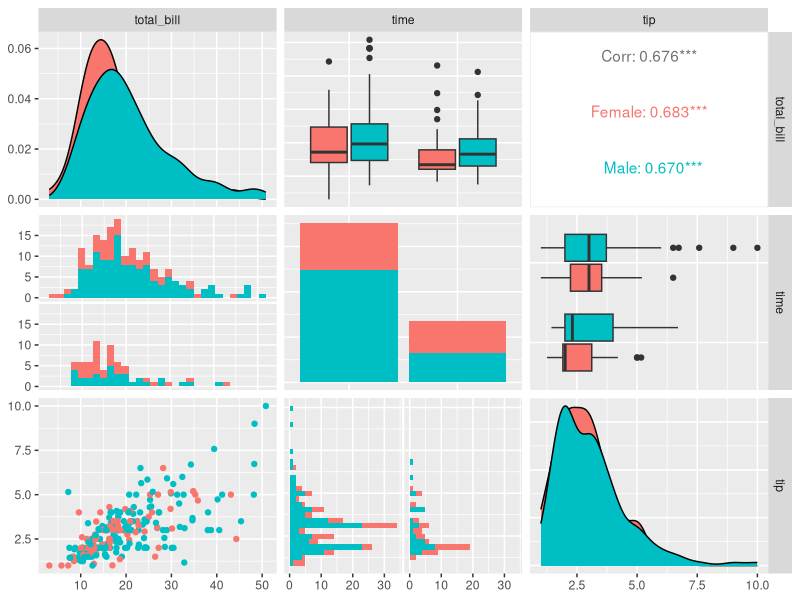
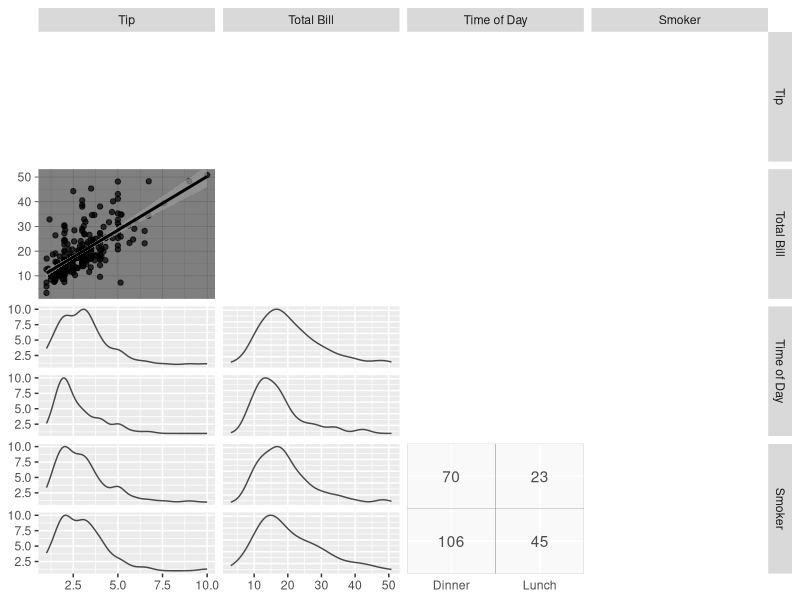

Source code (R) for these figures, in order:
## ---- chunk 1
knitr::opts_chunk$set(echo = TRUE)
options(tidyverse.quiet = TRUE)
## ---- chunk 2
library(tidyverse)
library(GGally)
pm <- ggpairs(tips, mapping = aes(color = sex), columns = c("total_bill", "time", "tip"))
pm

ggpairs |> formals() |> names()

new_tidypivot <- function(){}

formals(new_tidypivot) <- formals(ggpairs)
formals(new_tidypivot)$data <- tips #
formals(new_tidypivot)$upper <- "blank" #
formals(new_tidypivot)$lower <- "blank" #


body(new_tidypivot) <- quote({
  
  pairs_obj <- list(
    data = data,
    mapping = mapping,
    columns = columns,
    title = title,
    upper = upper,
    lower = lower,
    diag = diag, 
    # params = params,
    xlab = xlab,
    ylab = ylab,
    axisLabels = axisLabels,
    # columnLabels = columnLabels,
    labeller = labeller,
    switch = switch,
    showStrips = showStrips,
    legend = legend,
    cardinality_threshold = cardinality_threshold, 
    progress = progress,
    proportions = proportions
    # legends = legends
    # more 'slots' to be added
  )

  # declare class 'tidypivot'
  class(pairs_obj) <- "tidypivot"

  # Return the created object
  invisible(pairs_obj)
  
})
## ---- chunk 3
#' @export
print.tidypivot <- function(pairs_obj){
  
  print(do.call(ggpairs, pairs_obj))
  
  invisible(pairs_obj)
  
}

#' @export
ggpairs_piped <- function(data = NULL){
  
  # thedata <<- data # don't love this
  data <- data %||% data.frame()
  
  pairs_obj <- new_tidypivot()
  
  pairs_obj$data <- data
  
  last_pairs_obj <<- pairs_obj
  
  pairs_obj

}


#' @export
last_ggpairs <- function(){
  
  last_pairs_obj
  
}


set_columns <- function(pairs_obj, columns = NULL){
  pairs_obj$columns <- columns
  last_pairs_obj <<- pairs_obj
  pairs_obj
}

set_mapping <- function(pairs_obj, mapping = NULL){
  pairs_obj$mapping <- mapping
  last_pairs_obj <<- pairs_obj
  pairs_obj
}

set_upper <- function(pairs_obj, upper = formals(ggpairs)$upper){
  pairs_obj$upper <- upper
  last_pairs_obj <<- pairs_obj
  pairs_obj
}

set_lower <- function(pairs_obj, lower = formals(ggpairs)$lower){
  pairs_obj$lower <- lower
  last_pairs_obj <<- pairs_obj
  pairs_obj
}

set_diag <- function(pairs_obj, diag = NULL){
  pairs_obj$diag <- diag
  last_pairs_obj <<- pairs_obj
  pairs_obj
}

set_xlab <- function(pairs_obj, xlab = NULL){
  pairs_obj$xlab <- xlab
  last_pairs_obj <<- pairs_obj
  pairs_obj
}

set_ylab <- function(pairs_obj, ylab = NULL){
  pairs_obj$ylab <- ylab
  last_pairs_obj <<- pairs_obj
  pairs_obj
}

set_columnLabels <- function(pairs_obj, columnLabels = NULL){
  pairs_obj$columnLabels <- columnLabels
  last_pairs_obj <<- pairs_obj
  pairs_obj
}

set_labeller <- function(pairs_obj, labeller = NULL){
  pairs_obj$labeller <- labeller
  last_pairs_obj <<- pairs_obj
  pairs_obj
}

set_switch <- function(pairs_obj, switch = NULL){
  pairs_obj$switch <- switch
  last_pairs_obj <<- pairs_obj
  pairs_obj
}

set_showStrips <- function(pairs_obj, showStrips = NULL){
  pairs_obj$showStrips <- showStrips
  last_pairs_obj <<- pairs_obj
  pairs_obj
}

set_legend <- function(pairs_obj, legend = NULL){
  pairs_obj$legend <- legend
  last_pairs_obj <<- pairs_obj
  pairs_obj
}

set_cardinality_threshold <- function(pairs_obj, cardinality_threshold = NULL){
  pairs_obj$cardinality_threshold <- cardinality_threshold
  last_pairs_obj <<- pairs_obj
  pairs_obj
}

set_progress <- function(pairs_obj, progress = NULL){
  pairs_obj$progress <- progress
  last_pairs_obj <<- pairs_obj
  pairs_obj
}

set_proportions <- function(pairs_obj, proportions = NULL){
  pairs_obj$proportions <- proportions
  last_pairs_obj <<- pairs_obj
  pairs_obj
}



set_title <- function(pairs_obj, title = NULL){

  pairs_obj$title <- title

  last_pairs_obj <<- pairs_obj

  pairs_obj
  
}


collect <- function(pairs_obj){
  
  do.call(ggpairs, pairs_obj)
  
}
## ---- chunk 4
# ggpairs()

ggpairs_piped(tips) 

last_ggpairs() |>
  set_columns(c("total_bill", "time", "tip")) 

last_ggpairs() |> 
  set_lower()  # brings in ggpairs defaults

last_ggpairs() |> 
  set_mapping(aes(color = time, alpha = I(.7)))

last_ggpairs() |> 
  set_upper()

last_ggpairs() |>
  set_title("A ggpairs plot!")
## ---- chunk 5
ggpairs_piped(tips) |> # simple start univariate plots 
  # to ggpairs - pairwise plots
  set_lower() |> 
  set_upper() |>
  # Columns and Mapping
  set_columns(c("tip", "total_bill", 
                "time", "smoker")) |> 
  set_columns(c( 2, 1, 6, 4)) |>
  set_columnLabels( c("Tip", "Total Bill", 
                      "Time of Day", "Smoker")) |>
  set_mapping(aes(color = time)) |> 
  set_mapping(aes(color = time, alpha = I(.7))) |> 
  # Matrix Sections
  set_lower(list(continuous = "smooth", 
                 combo = "facetdensity",
                 discrete = "crosstable", 
                 mapping = aes(color = NULL))) |>
  set_upper("blank") |>
  set_diag("blank") |>
  collect() ->
pairs


pairs[2, 1] +
  theme_dark() ->
pairs[2, 1]
  
pairs
